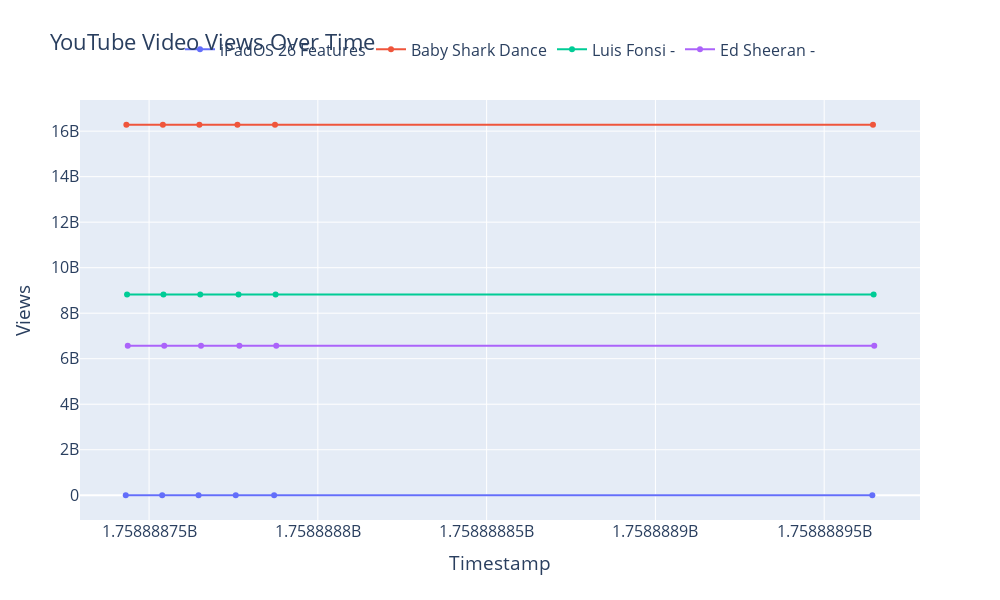

Write notebook code for a chart like this one.
### Markdown cell above
**Visualization: Separated time series plots**

- Shows viewers, likes, and comments over time for each trimmed video title.
- Uses subplots so all series are easy to distinguish.
- Big, clear legend at the top explains which color/label corresponds to which video.

### Code cell
import plotly.graph_objects as go
from collections import defaultdict

def trim_title(title, num_words=3):
    """Trim title to the first few words for clear labeling."""
    if not title:
        return "Unknown"
    return " ".join(title.split()[:num_words])

# Collect time series data per video
video_stats = defaultdict(lambda: {"timestamps": [], "viewers": []})
for stat in received_stats:
    video = trim_title(stat.get("title", stat.get("video_id", "Unknown")))
    video_stats[video]["timestamps"].append(stat["timestamp"])
    video_stats[video]["viewers"].append(stat["viewers"])

fig = go.Figure()
for vid, stats in video_stats.items():
    fig.add_trace(go.Scatter(
        x=stats["timestamps"],
        y=stats["viewers"],
        mode='lines+markers',
        name=vid
    ))

fig.update_layout(
    title="YouTube Video Views Over Time",
    xaxis_title="Timestamp",
    yaxis_title="Views",
    height=600,
    width=1000,
    legend=dict(
        orientation="h",
        yanchor="bottom",
        y=1.08,
        xanchor="center",
        x=0.5
    ),
    font=dict(size=16)
)
fig.show()

### Figure 1 — Plotly figure (JSON) as saved in the notebook; plotly's stock layout.template omitted (floating-point values rounded to 4 significant figures)
{"data": [{"mode": "lines+markers", "name": "iPadOS 26 Features", "type": "scatter", "x": [1759000000.0, 1759000000.0, 1759000000.0, 1759000000.0, 1759000000.0, 1759000000.0], "y": [129318, 129318, 129318, 129318, 129318, 129318]}, {"mode": "lines+markers", "name": "Baby Shark Dance", "type": "scatter", "x": [1759000000.0, 1759000000.0, 1759000000.0, 1759000000.0, 1759000000.0, 1759000000.0], "y": [16281018461, 16281018461, 16281018461, 16281018461, 16281018461, 16281028259]}, {"mode": "lines+markers", "name": "Luis Fonsi -", "type": "scatter", "x": [1759000000.0, 1759000000.0, 1759000000.0, 1759000000.0, 1759000000.0, 1759000000.0], "y": [8822837492, 8822837493, 8822837493, 8822837493, 8822837493, 8822837493]}, {"mode": "lines+markers", "name": "Ed Sheeran -", "type": "scatter", "x": [1759000000.0, 1759000000.0, 1759000000.0, 1759000000.0, 1759000000.0, 1759000000.0], "y": [6569040775, 6569040775, 6569040775, 6569040775, 6569040775, 6569043037]}], "layout": {"font": {"size": 16}, "height": 600, "legend": {"orientation": "h", "x": 0.5, "xanchor": "center", "y": 1.08, "yanchor": "bottom"}, "title": {"text": "YouTube Video Views Over Time"}, "width": 1000, "xaxis": {"title": {"text": "Timestamp"}}, "yaxis": {"title": {"text": "Views"}}}}
